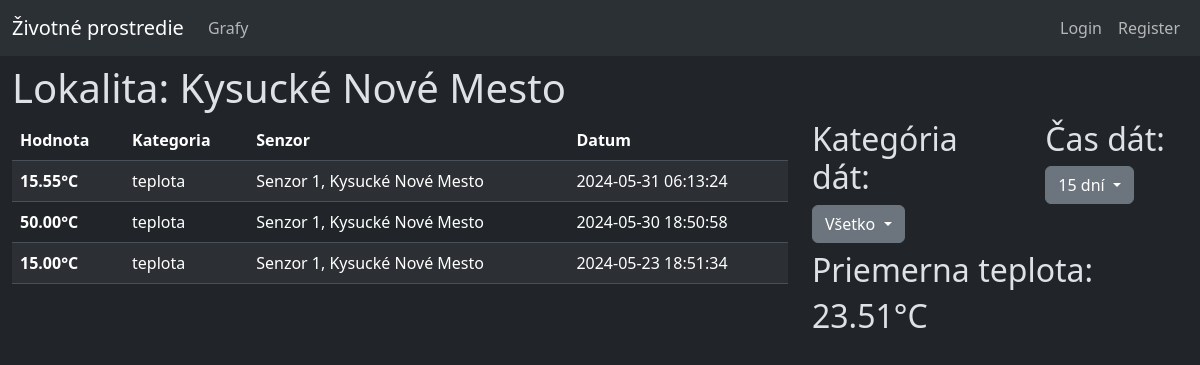
The app's page /lokalita_info.php?cas=15&lokalita=Kysucké Nové Mesto with its own data.
### tables this page shows
CREATE TABLE `data` (
  `id` int(16) NOT NULL,
  `kategoria_id` int(5) NOT NULL,
  `hodnota` decimal(5,2) NOT NULL,
  `senzor_id` int(5) NOT NULL,
  `datum` datetime NOT NULL DEFAULT current_timestamp()
);

CREATE TABLE `kategoria` (
  `id` int(5) NOT NULL,
  `nazov` varchar(32) NOT NULL
);

CREATE TABLE `senzor` (
  `id` int(5) NOT NULL,
  `lokacia` varchar(64) NOT NULL,
  `posledny_update` datetime NOT NULL DEFAULT current_timestamp(),
  `vybavenie` varchar(32) NOT NULL
);

### querry.php (called while the page is built, shortened)
<?php
function get_querry($choice, $rola_user) {
    if($choice == 1) {
        if($rola_user == "uradnik" || $rola_user == "vedec" || $rola_user == "admin") {
            if(isset($_GET["cas"])) {
                if(isset($_GET["senzor"])) {
                    $query = "
                    SELECT data.id, kategoria.nazov AS kategoria_nazov, data.hodnota, senzor.lokacia AS senzor_lokacia,senzor.vybavenie AS senzor_vybavenie, data.datum, data.senzor_id
                    FROM data
                    JOIN kategoria ON data.kategoria_id = kategoria.id
                    JOIN senzor ON data.senzor_id = senzor.id
                    WHERE senzor.lokacia = \"".$_GET["lokalita"]."\" AND senzor.id = ".$_GET["senzor"]." AND datum >= NOW() - INTERVAL ".$_GET["cas"]." DAY
                    ORDER BY datum DESC;
                    ";
                }
                else if(isset($_GET["kategoria"])) {
                    $query = "
                    SELECT data.id, kategoria.nazov AS kategoria_nazov, data.hodnota, senzor.lokacia AS senzor_lokacia,senzor.vybavenie AS senzor_vybavenie, data.datum, data.senzor_id
                    FROM data
                    JOIN kategoria ON data.kategoria_id = kategoria.id
                    JOIN senzor ON data.senzor_id = senzor.id
                    WHERE senzor.lokacia = \"".$_GET["lokalita"]."\" AND kategoria.nazov = \"".$_GET["kategoria"]."\" AND datum >= NOW() - INTERVAL ".$_GET["cas"]." DAY
                    ORDER BY datum DESC;
                    ";
                }
                else {
                    $query = "
                    SELECT data.id, kategoria.nazov AS kategoria_nazov, data.hodnota, senzor.lokacia AS senzor_lokacia,senzor.vybavenie AS senzor_vybavenie, data.datum, data.senzor_id
                    FROM data
                    JOIN kategoria ON data.kategoria_id = kategoria.id
                    JOIN senzor ON data.senzor_id = senzor.id
                    WHERE senzor.lokacia = \"".$_GET["lokalita"]."\" AND datum >= NOW() - INTERVAL ".$_GET["cas"]." DAY
                    ORDER BY datum DESC;
                    ";
                }
            }
            else {
                if(isset($_GET["senzor"])) {
                    $query = "
                    SELECT data.id, kategoria.nazov AS kategoria_nazov, data.hodnota, senzor.lokacia AS senzor_lokacia,senzor.vybavenie AS senzor_vybavenie, data.datum, data.senzor_id
                    FROM data
                    JOIN kategoria ON data.kategoria_id = kategoria.id
                    JOIN senzor ON data.senzor_id = senzor.id
                    WHERE senzor.lokacia = \"".$_GET["lokalita"]."\" AND senzor.id = ".$_GET["senzor"]."
                    ORDER BY datum DESC;
                    ";
                }
                else if(isset($_GET["kategoria"])) {
                    $query = "
                    SELECT data.id, kategoria.nazov AS kategoria_nazov, data.hodnota, senzor.lokacia AS senzor_lokacia,senzor.vybavenie AS senzor_vybavenie, data.datum, data.senzor_id
                    FROM data
                    JOIN kategoria ON data.kategoria_id = kategoria.id
                    JOIN senzor ON data.senzor_id = senzor.id
                    WHERE senzor.lokacia = \"".$_GET["lokalita"]."\" AND kategoria.nazov = \"".$_GET["kategoria"]."\"
                    ORDER BY datum DESC;
                    ";
                }
                else {
                    $query = "
                    SELECT data.id, kategoria.nazov AS kategoria_nazov, data.hodnota, senzor.lokacia AS senzor_lokacia,senzor.vybavenie AS senzor_vybavenie, data.datum, data.senzor_id
                    FROM data
                    JOIN kategoria ON data.kategoria_id = kategoria.id
                    JOIN senzor ON data.senzor_id = senzor.id
                    WHERE senzor.lokacia = \"".$_GET["lokalita"]."\"
                    ORDER BY datum DESC;
                    ";
                }
            }
        }
        else {
            if(isset($_GET["cas"])) {
                if(isset($_GET["senzor"])) {
                    $query = "
                    SELECT data.id, kategoria.nazov AS kategoria_nazov, data.hodnota, senzor.lokacia AS senzor_lokacia,senzor.vybavenie AS senzor_vybavenie, data.datum, data.senzor_id
                    FROM data
                    JOIN kategoria ON data.kategoria_id = kategoria.id
                    JOIN senzor ON data.senzor_id = senzor.id
                    WHERE senzor.lokacia = \"".$_GET["lokalita"]."\" AND senzor.id = ".$_GET["senzor"]." AND datum >= NOW() - INTERVAL ".$_GET["cas"]." DAY
                    ORDER BY datum DESC;
                    ";
                }
                else {
                    $query = "
                    SELECT data.id, kategoria.nazov AS kategoria_nazov, data.hodnota, senzor.lokacia AS senzor_lokacia,senzor.vybavenie AS senzor_vybavenie, data.datum, data.senzor_id
                    FROM data
                    JOIN kategoria ON data.kategoria_id = kategoria.id
                    JOIN senzor ON data.senzor_id = senzor.id
                    WHERE senzor.lokacia = \"".$_GET["lokalita"]."\" AND datum >= NOW() - INTERVAL ".$_GET["cas"]." DAY
                    ORDER BY datum DESC;
                    ";
                }
            }
        }
    }
    else if($choice == 3) {
        if($rola_user == "uradnik" || $rola_user == "vedec" || $rola_user == "admin") {
            if(isset($_GET["cas"])) {
                if(isset($_GET["senzor"])) {
                    $query = "
                    SELECT data.id, kategoria.nazov AS kategoria_nazov, data.hodnota, senzor.lokacia AS senzor_lokacia,senzor.vybavenie AS senzor_vybavenie, data.datum, data.senzor_id
                    FROM data
                    JOIN kategoria ON data.kategoria_id = kategoria.id
                    JOIN senzor ON data.senzor_id = senzor.id
                    WHERE senzor.lokacia = \"".$_GET["lokalita"]."\" AND senzor.id = ".$_GET["senzor"]." AND datum >= NOW() - INTERVAL ".$_GET["cas"]." DAY
                    GROUP BY kategoria.nazov;
                    ";
                }
                else if(isset($_GET["kategoria"])) {
                    $query = "
                    SELECT data.id, kategoria.nazov AS kategoria_nazov, data.hodnota, senzor.lokacia AS senzor_lokacia,senzor.vybavenie AS senzor_vybavenie, data.datum, data.senzor_id
                    FROM data
                    JOIN kategoria ON data.kategoria_id = kategoria.id
                    JOIN senzor ON data.senzor_id = senzor.id
                    WHERE senzor.lokacia = \"".$_GET["lokalita"]."\" AND kategoria.nazov = \"".$_GET["kategoria"]."\" AND datum >= NOW() - INTERVAL ".$_GET["cas"]." DAY
                    GROUP BY kategoria.nazov;
                    ";
                }
                else {
                    $query = "
                    SELECT data.id, kategoria.nazov AS kategoria_nazov, data.hodnota, senzor.lokacia AS senzor_lokacia,senzor.vybavenie AS senzor_vybavenie, data.datum, data.senzor_id
                    FROM data
                    JOIN kategoria ON data.kategoria_id = kategoria.id
                    JOIN senzor ON data.senzor_id = senzor.id
                    WHERE senzor.lokacia = \"".$_GET["lokalita"]."\" AND datum >= NOW() - INTERVAL ".$_GET["cas"]." DAY
                    GROUP BY kategoria.nazov;
                    ";
                }
            }
            else {
                if(isset($_GET["senzor"])) {
                    $query = "
                    SELECT data.id, kategoria.nazov AS kategoria_nazov, data.hodnota, senzor.lokacia AS senzor_lokacia,senzor.vybavenie AS senzor_vybavenie, data.datum, data.senzor_id
                    FROM data
                    JOIN kategoria ON data.kategoria_id = kategoria.id
                    JOIN senzor ON data.senzor_id = senzor.id
                    WHERE senzor.lokacia = \"".$_GET["lokalita"]."\" AND senzor.id = ".$_GET["senzor"]."
                    GROUP BY kategoria.nazov;
                    ";
                }
                else if(isset($_GET["kategoria"])) {
                    $query = "
                    SELECT data.id, kategoria.nazov AS kategoria_nazov, data.hodnota, senzor.lokacia AS senzor_lokacia,senzor.vybavenie AS senzor_vybavenie, data.datum, data.senzor_id
                    FROM data
                    JOIN kategoria ON data.kategoria_id = kategoria.id
                    JOIN senzor ON data.senzor_id = senzor.id
                    WHERE senzor.lokacia = \"".$_GET["lokalita"]."\" AND kategoria.nazov = \"".$_GET["kategoria"]."\"
                    GROUP BY kategoria.nazov;
                    ";
                }
                else {
                    $query = "
                    SELECT data.id, kategoria.nazov AS kategoria_nazov, data.hodnota, senzor.lokacia AS senzor_lokacia,senzor.vybavenie AS senzor_vybavenie, data.datum, data.senzor_id
                    FROM data
                    JOIN kategoria ON data.kategoria_id = kategoria.id
                    JOIN senzor ON data.senzor_id = senzor.id
                    WHERE senzor.lokacia = \"".$_GET["lokalita"]."\"
                    GROUP BY kategoria.nazov;
                    ";
                }
            }
        }
        else {
            if(isset($_GET["cas"])) {
                if(isset($_GET["senzor"])) {
                    $query = "
                    SELECT data.id, kategoria.nazov AS kategoria_nazov, data.hodnota, senzor.lokacia AS senzor_lokacia,senzor.vybavenie AS senzor_vybavenie, data.datum, data.senzor_id
                    FROM data
                    JOIN kategoria ON data.kategoria_id = kategoria.id
                    JOIN senzor ON data.senzor_id = senzor.id
                    WHERE senzor.lokacia = \"".$_GET["lokalita"]."\" AND senzor.id = ".$_GET["senzor"]." AND datum >= NOW() - INTERVAL ".$_GET["cas"]." DAY
                    GROUP BY kategoria.nazov;
                    ";
                }
                else {
                    $query = "
                    SELECT data.id, kategoria.nazov AS kategoria_nazov, data.hodnota, senzor.lokacia AS senzor_lokacia,senzor.vybavenie AS senzor_vybavenie, data.datum, data.senzor_id
                    FROM data
                    JOIN kategoria ON data.kategoria_id = kategoria.id
                    JOIN senzor ON data.senzor_id = senzor.id
                    WHERE senzor.lokacia = \"".$_GET["lokalita"]."\" AND datum >= NOW() - INTERVAL ".$_GET["cas"]." DAY
                    GROUP BY kategoria.nazov;
                    ";
                }
            }
        }
    }
    return $query;
}

### functions.php (called while the page is built, shortened)
<?php
function jednotka($kategoria) {
    if($kategoria == "vlhkost")
    {
        return "%";
    }
    elseif($kategoria == "teplota")
    {
        return "°C";
    }
    else
    {
        return "";
    }
}
function avg_hodnota($kategoria,$conn,$miesto) {
    $query1= "SELECT id FROM kategoria WHERE nazov = \"".$kategoria."\"";
    $result1 = mysqli_query($conn, $query1);
    $kategoria_id = "";
    while($row = mysqli_fetch_assoc($result1))
    {
        $kategoria_id = $row["id"];
    }
    $query2 = "SELECT data.hodnota, senzor.lokacia AS senzor_lokacia
        FROM data
        JOIN senzor ON data.senzor_id = senzor.id
        WHERE senzor.lokacia = \"".$miesto."\" AND kategoria_id = ".$kategoria_id.";
    ";
    $result2 = mysqli_query($conn, $query2);
    $sum = 0;
    if (mysqli_num_rows($result2) > 0)
    {
        while($row = mysqli_fetch_assoc($result2))
        {
            $sum += floatval($row["hodnota"]);
        }
        $avg = "".round($sum / mysqli_num_rows($result2),2)."".jednotka($kategoria)."";
        return $avg;
    }
    else
    {
        return "Nie je dostatok informácií";
    }
}

### lokalita_info.php (the view, shortened to what this page needs)
<?php
    include("./connect.php");
    include("./functions.php");
    include("./querry.php");
?>
<!DOCTYPE html>
<html data-bs-theme="dark">
<head>
    <link href="https://cdn.jsdelivr.net/npm/bootstrap@5.3.3/dist/css/bootstrap.min.css" rel="stylesheet">
</head>
<body>
    <header><?php include_once("./header.php")?></header>
    <div class="container-xxl column-gap-3">
        <div class="row mt-2">
            <h1>Lokalita: <?php echo $_GET["lokalita"]; if(isset($_GET["senzor"])) echo " | Senzor: ".$_GET["senzor"]."";?></h1>
            <div class="col-8">
                <table class="table table-striped">
                    <thead>
                        <tr>
                            <th scope="col">Hodnota</th>
                            <th scope="col">Kategoria</th>
                            <th scope="col">Senzor</th>
                            <th scope="col">Datum</th>
                        </tr>
                    </thead>
                    <tbody>
                        <?php
                            $query = get_querry(1,$rola_user);
                            $result = mysqli_query($conn, $query);
                            if (mysqli_num_rows($result) > 0)
                            {
                                while($row = mysqli_fetch_assoc($result))
                                {
                                    echo "
                                    <tr>
                                        <th scope=\"row\">".$row["hodnota"]."".jednotka($row["kategoria_nazov"])."</th>
                                        <td>".$row["kategoria_nazov"]."</td>
                                        <td>Senzor ".$row["senzor_id"].", ".$row["senzor_lokacia"]."</td>
                                        <td>".$row["datum"]."</td>
                                    </tr>";
                                }
                            }
                        ?>
                    </tbody>
                </table>
            </div>
            <div class="col-4">
                <?php if(!isset($_GET["senzor"])) { ?>
                    <div class="row mb-2">
                        <div class="col-7">
                            <h2>Kategória dát:</h2>
                            <?php include("./dropdown_kategoria.php");?>
                        </div>
                        <div class="col-5">
                            <h2>Čas dát:</h2>
                            <?php include("./dropdown_cas.php");?>
                        </div>
                    </div>
                <?php }
                ?>
                <?php
                    $query = get_querry(3,$rola_user);
                    $result = mysqli_query($conn, $query);
                    if (mysqli_num_rows($result) > 0)
                    {
                        while($row = mysqli_fetch_assoc($result))
                        {
                            echo "<div class=\"row mb-2\">
                            <h2>Priemerna ".$row["kategoria_nazov"].":</h2>
                                <h2>".avg_hodnota($row["kategoria_nazov"],$conn,$_GET["lokalita"])."</h2>
                            </div>";
                        }
                    }
                ?>
            </div>
        </div>
    </div>
</body>
</html>

### records on screen
data: hodnota "15.55", kategoria.nazov "°C", kategoria.nazov "teplota", senzor "1", senzor.lokacia "Kysucké Nové Mesto", datum "2024-05-31 06:13:24"
data: hodnota "50.00", kategoria.nazov "°C", kategoria.nazov "teplota", senzor "1", senzor.lokacia "Kysucké Nové Mesto", datum "2024-05-30 18:50:58", lokalita "23.51°C"
data: hodnota "15.00", kategoria.nazov "°C", kategoria.nazov "teplota", senzor "1", senzor.lokacia "Kysucké Nové Mesto", datum "2024-05-23 18:51:34"

### other values on screen
$_GET["lokalita"] "Kysucké Nové Mesto"
$_GET["cas"] "15"
